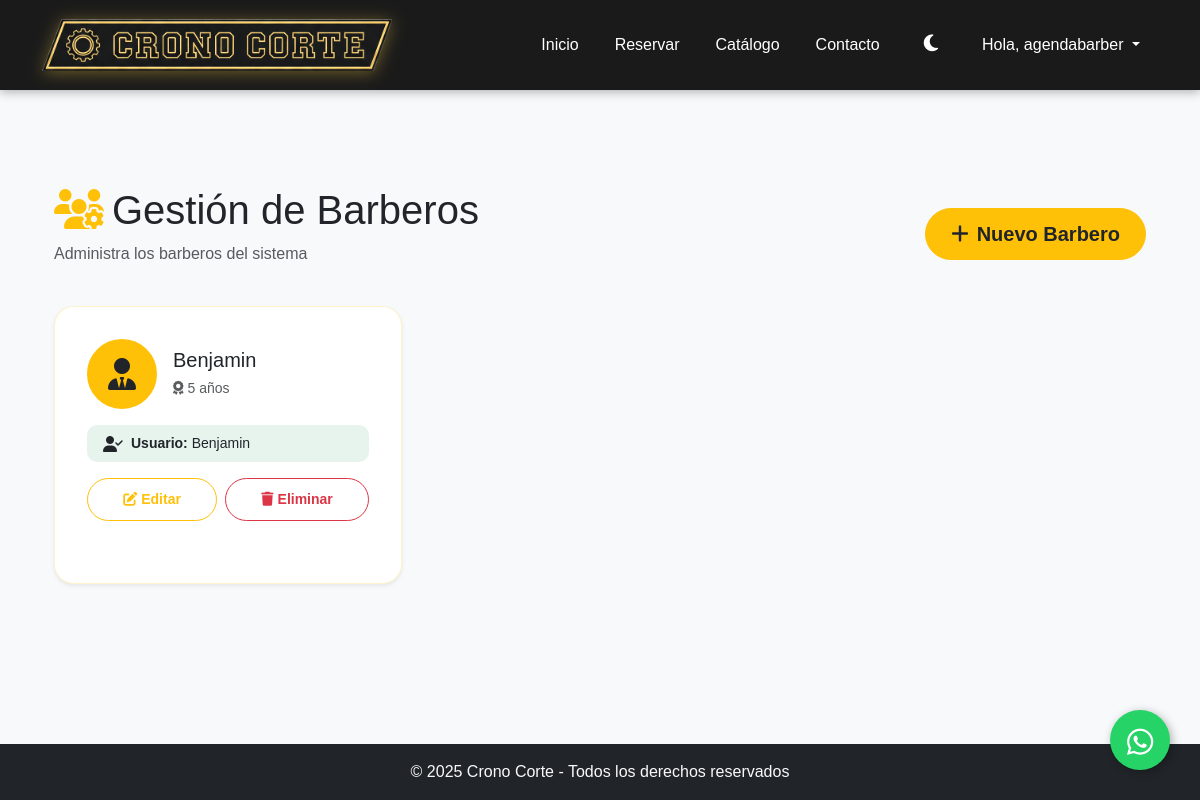
Page /barberos/ (signed in) on the earlier database version.
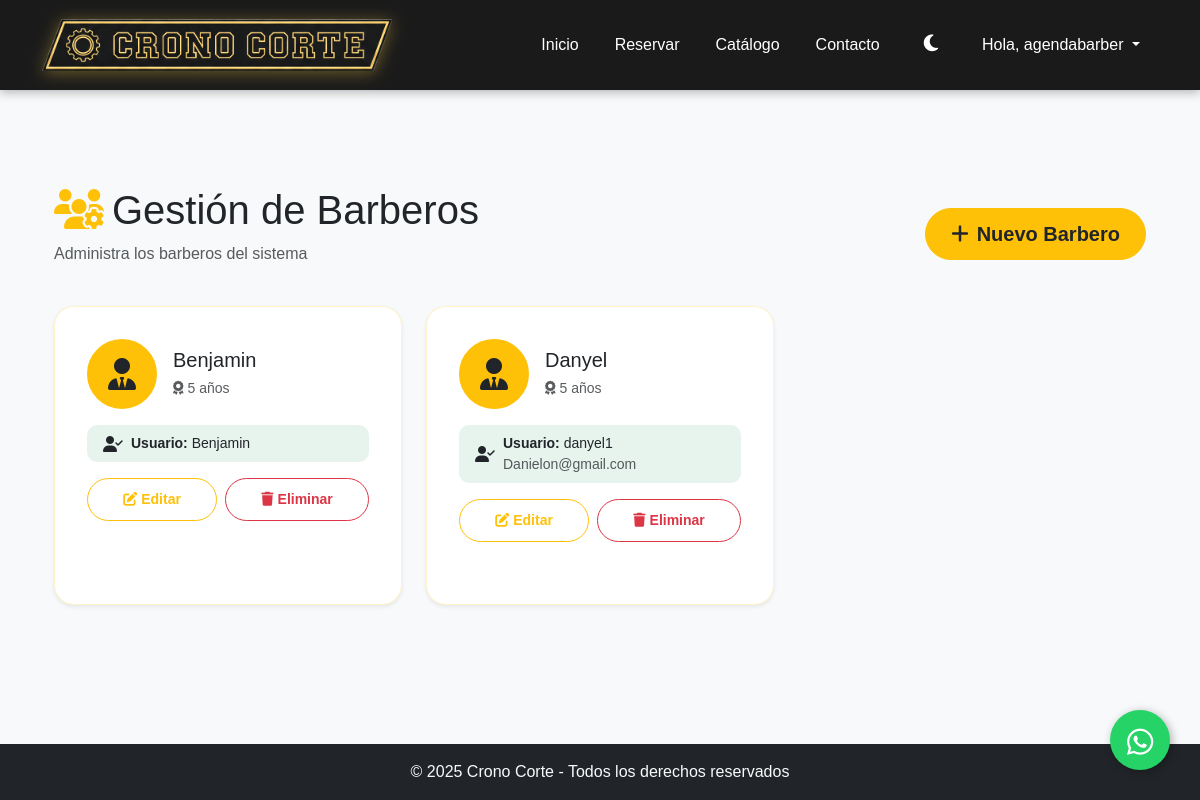
Same page on the later database version.
### agendabarber/models.py (models this page shows, shortened)
class Barbero(models.Model):
    usuario = models.OneToOneField(User, on_delete=models.CASCADE, null=True, blank=True,
                                   help_text="Usuario asociado a este barbero")
    nombre = models.CharField(max_length=100)
    experiencia = models.PositiveIntegerField(help_text="Años de experiencia")
    foto = models.ImageField(upload_to='barberos/', null=True, blank=True)

### agendabarber/views.py (the view)
# urls.py: path('barberos/', views.gestionar_barberos, name='gestionar_barberos'),
@staff_member_required
def gestionar_barberos(request):
    barberos = Barbero.objects.all().select_related('usuario')
    return render(request, 'barberos/lista.html', {'barberos': barberos})

### agendabarber/context_processors.py (called while the page is built)
def user_type_context(request):
    context = {
        'es_barbero': False,
        'es_cliente': False,
    }
    if request.user.is_authenticated:
        try:
            Barbero.objects.get(usuario=request.user)
            context['es_barbero'] = True
            context['es_cliente'] = False
        except Barbero.DoesNotExist:
            context['es_barbero'] = False
            context['es_cliente'] = True
    return context

### agendabarber/templates/barberos/lista.html (shortened to what this page needs)
{% extends 'base.html' %}
{% load static %}
{% block content %}
<div class="container my-5">
    <div class="d-flex justify-content-between align-items-center mb-4">
        <div>
            <h1><i class="fas fa-users-cog me-2 text-warning"></i>Gestión de Barberos</h1>
            <p class="text-muted">Administra los barberos del sistema</p>
        </div>
        <a href="{% url 'crear_barbero' %}" class="btn btn-warning text-dark btn-lg">
            <i class="fas fa-plus me-2"></i>Nuevo Barbero
        </a>
    </div>
    {% if barberos %}
    <div class="row">
        {% for barbero in barberos %}
        <div class="col-md-6 col-lg-4 mb-4">
            <div class="card h-100 shadow-sm">
                <div class="card-body">
                    <div class="d-flex align-items-center mb-3">
                        {% if barbero.foto %}
                        <img src="{{ barbero.foto.url }}" alt="{{ barbero.nombre }}"
                             class="rounded-circle me-3 border border-2 border-warning"
                             style="width: 70px; height: 70px; object-fit: cover;">
                        {% else %}
                        <div class="rounded-circle bg-warning d-flex align-items-center justify-content-center me-3 border border-2 border-warning"
                             style="width: 70px; height: 70px;">
                            <i class="fas fa-user-tie fa-2x text-dark"></i>
                        </div>
                        {% endif %}
                        <div class="flex-grow-1">
                            <h5 class="mb-1">{{ barbero.nombre }}</h5>
                            <small class="text-muted">
                                <i class="fas fa-award me-1"></i>{{ barbero.experiencia }} año{{ barbero.experiencia|pluralize }}
                            </small>
                        </div>
                    </div>
                    <div class="mb-3">
                        {% if barbero.usuario %}
                        <div class="alert alert-success py-2 px-3 mb-2">
                            <div class="d-flex align-items-center">
                                <i class="fas fa-user-check me-2"></i>
                                <div class="small">
                                    <strong>Usuario:</strong> {{ barbero.usuario.username }}<br>
                                    {% if barbero.usuario.email %}
                                    <span class="text-muted">{{ barbero.usuario.email }}</span>
                                    {% endif %}
                                </div>
                            </div>
                        </div>
                        {% else %}
                        <div class="alert alert-warning py-2 px-3 mb-2">
                            <i class="fas fa-exclamation-triangle me-2"></i>
                            <small>Sin cuenta de usuario</small>
                        </div>
                        {% endif %}
                    </div>
                    <div class="d-flex gap-2">
                        <a href="{% url 'editar_barbero' barbero.id %}" class="btn btn-sm btn-outline-warning flex-fill">
                            <i class="fas fa-edit me-1"></i>Editar
                        </a>
                        <a href="{% url 'eliminar_barbero' barbero.id %}" class="btn btn-sm btn-outline-danger flex-fill">
                            <i class="fas fa-trash me-1"></i>Eliminar
                        </a>
                    </div>
                </div>
            </div>
        </div>
        {% endfor %}
    </div>
    {% endif %}
</div>
{% endblock %}

### agendabarber/templates/base.html (shortened to what this page needs)
{% load static %}
<!DOCTYPE html>
<html lang="es">
<head>
    <link href="https://cdn.jsdelivr.net/npm/bootstrap@5.3.3/dist/css/bootstrap.min.css" rel="stylesheet">
    <link rel="stylesheet" href="https://cdn.jsdelivr.net/npm/litepicker/dist/css/litepicker.css">
    <link href="https://unpkg.com/aos@2.3.1/dist/aos.css" rel="stylesheet">
    <link rel="stylesheet" href="https://cdnjs.cloudflare.com/ajax/libs/font-awesome/6.4.0/css/all.min.css">
    <link rel="stylesheet" href="{% static 'agendabarber/css/main.css' %}">
</head>
<body class="d-flex flex-column min-vh-100">
    <nav class="navbar navbar-expand-lg navbar-dark">
        <div class="container">
            <a class="navbar-brand" href="{% url 'inicio' %}">
                <img src="{% static 'agendabarber/img/logo-navbar.png' %}" alt="Crono Corte" class="navbar-logo">
            </a>
            <div class="collapse navbar-collapse" id="navbarNav">
                <ul class="navbar-nav ms-auto">
                    <li class="nav-item"><a class="nav-link" href="{% url 'inicio' %}">Inicio</a></li>
                    <li class="nav-item"><a class="nav-link" href="{% url 'crear_reserva' %}">Reservar</a></li>
                    <li class="nav-item"><a class="nav-link" href="{% url 'catalogo' %}">Catálogo</a></li>
                    <li class="nav-item"><a class="nav-link" href="{% url 'contacto' %}">Contacto</a></li>
                    <li class="nav-item">
                        <button class="btn btn-link nav-link" id="darkModeToggle" aria-label="Alternar modo oscuro">
                            <i class="fas fa-moon" id="darkModeIcon"></i>
                        </button>
                    </li>
                    {% if user.is_authenticated %}
                        <li class="nav-item dropdown">
                            <a class="nav-link dropdown-toggle" href="#" id="navbarDropdown" role="button" data-bs-toggle="dropdown" aria-expanded="false">
                                Hola, {{ user.username }}
                            </a>
                        </li>
                    {% endif %}
                </ul>
                </div>
        </div>
    </nav>
    <main class="flex-fill {% if request.resolver_match.url_name == 'catalogo' %}catalog-main{% elif request.resolver_match.url_name == 'crear_reserva' %}reserva-main{% elif request.resolver_match.url_name == 'login' or request.resolver_match.url_name == 'registro' %}auth-main{% else %}container my-4 my-md-5{% endif %}">
        {% block content %}
        {% endblock %}
    </main>
    <a href="https://wa.me/56934135145?text=Hola,%20quiero%20información%20sobre%20sus%20servicios"
       target="_blank"
       class="whatsapp-float"
       aria-label="Contactar por WhatsApp">
        <i class="fab fa-whatsapp"></i>
    </a>
    <footer class="bg-dark text-light text-center py-3 mt-auto">
        <div class="container-fluid"> <p class="mb-0">© 2025 Crono Corte - Todos los derechos reservados</p>
        </div>
    </footer>
    </body>
</html>

Differences in the rows shown:
added Barbero: nombre "Danyel", experiencia "5", usuario.username "danyel1", usuario.email "Danielon@gmail.com"
